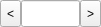
<?xml version="1.0" encoding="UTF-8"?>
<ui version="4.0">
 <class>QCSpinBox</class>
 <widget class="QWidget" name="QCSpinBox">
  <property name="geometry">
   <rect>
    <x>0</x>
    <y>0</y>
    <width>101</width>
    <height>27</height>
   </rect>
  </property>
  <property name="windowTitle">
   <string>Form</string>
  </property>
  <layout class="QHBoxLayout" name="horizontalLayout">
   <property name="spacing">
    <number>0</number>
   </property>
   <property name="leftMargin">
    <number>0</number>
   </property>
   <property name="topMargin">
    <number>0</number>
   </property>
   <property name="rightMargin">
    <number>0</number>
   </property>
   <property name="bottomMargin">
    <number>0</number>
   </property>
   <item>
    <widget class="QToolButton" name="btn_pre">
     <property name="sizePolicy">
      <sizepolicy hsizetype="Expanding" vsizetype="Preferred">
       <horstretch>0</horstretch>
       <verstretch>0</verstretch>
      </sizepolicy>
     </property>
     <property name="text">
      <string>&lt;</string>
     </property>
    </widget>
   </item>
   <item>
    <widget class="QLineEdit" name="le_value">
     <property name="sizePolicy">
      <sizepolicy hsizetype="Expanding" vsizetype="Preferred">
       <horstretch>0</horstretch>
       <verstretch>0</verstretch>
      </sizepolicy>
     </property>
    </widget>
   </item>
   <item>
    <widget class="QToolButton" name="btn_next">
     <property name="sizePolicy">
      <sizepolicy hsizetype="Expanding" vsizetype="Preferred">
       <horstretch>0</horstretch>
       <verstretch>0</verstretch>
      </sizepolicy>
     </property>
     <property name="text">
      <string>&gt;</string>
     </property>
    </widget>
   </item>
  </layout>
 </widget>
 <resources/>
 <connections/>
</ui>
